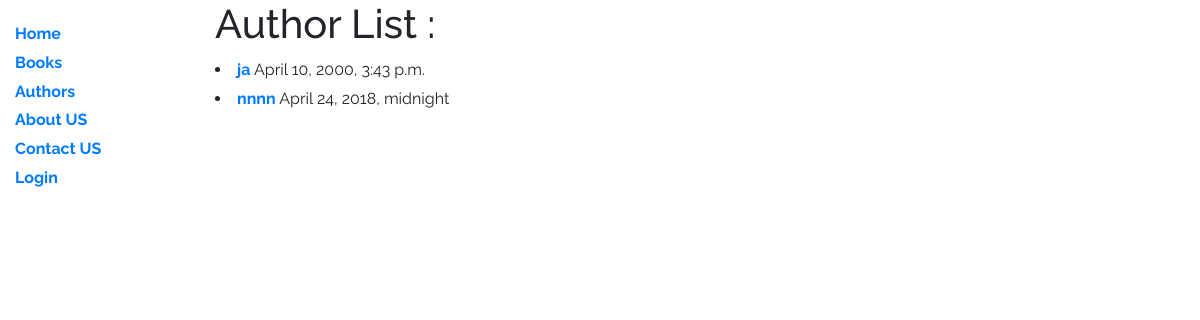
Screenshot of /authors/ with the database file from the repository.
### catalog/models.py (models this page shows, shortened)
class AuthorModel(models.Model):
    name = models.CharField(max_length=200)
    data_of_birth =models.DateTimeField(null=True , blank =True)
    date_of_death= models.DateTimeField(null=True ,blank=True)
    def get_absolute_url(self):
        return reverse('author-details' , args=[str(self.id)] )

### catalog/views.py (the view)
# urls.py: path('authors/',AuthorListView.as_view() ,name='author'),
class AuthorListView(ListView):
    model =AuthorModel
    context_object_name ='author_list'
    template_name ='catalog/author.html'
    paginate_by =10
    def get_queryset(self):
        return AuthorModel.objects.filter()

### catalog/templates/catalog/author.html (shortened to what this page needs)
{% extends 'catalog/base.html'%}
{% block content %}
<h1> Author List :</h1>
{% for author in author_list %}
  <li>
    <a href="{{ author.get_absolute_url }}"> {{author.name}}</a>
    {{ author.data_of_birth }}
  </li>
{% endfor %}
{% endblock %}

### catalog/templates/catalog/base.html (style rules this page uses)
body,h1,h2,h3,h4,h5,h6 { font-family: "Raleway", sans-serif }
body, html { height: 100%; line-height: 1.8; }
a { font-weight: bold; }

### rows the page displays
AuthorModel: name "ja", data_of_birth "April 10, 2000, 3:43 p.m."
AuthorModel: name "nnnn", data_of_birth "April 24, 2018, midnight"
